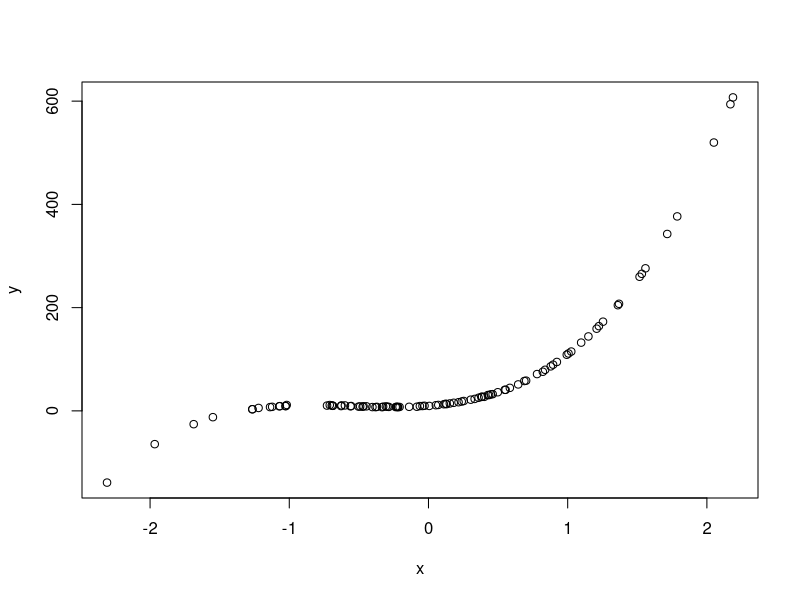
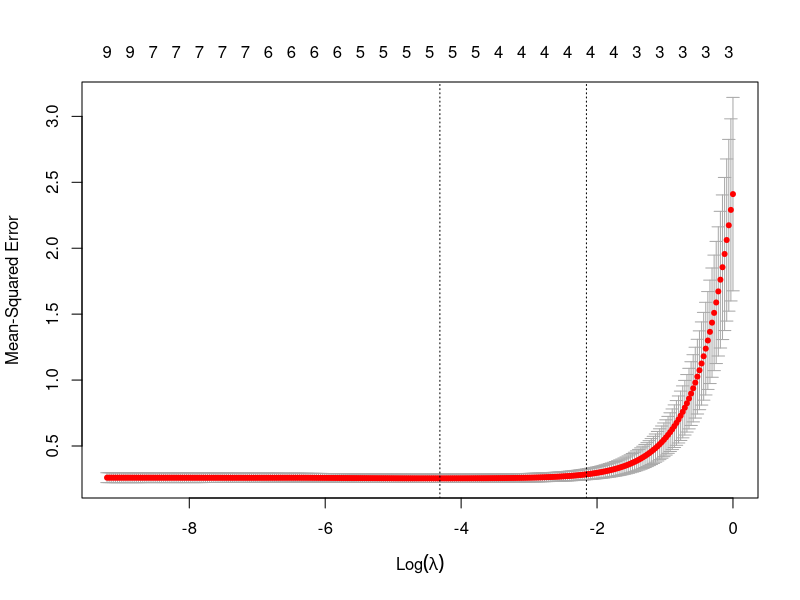
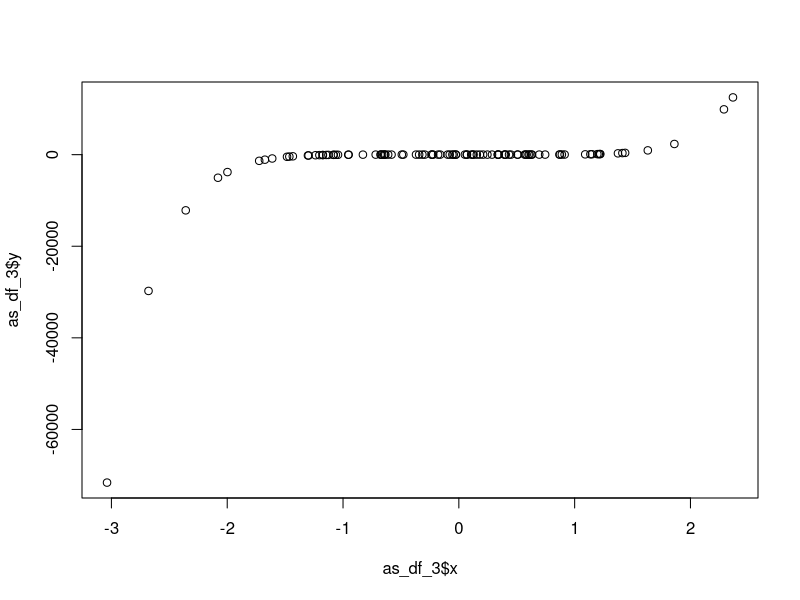
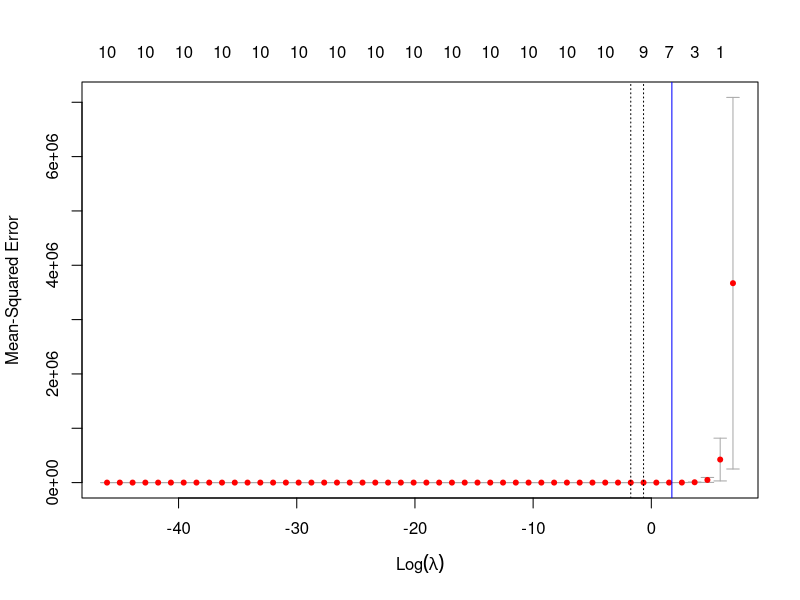
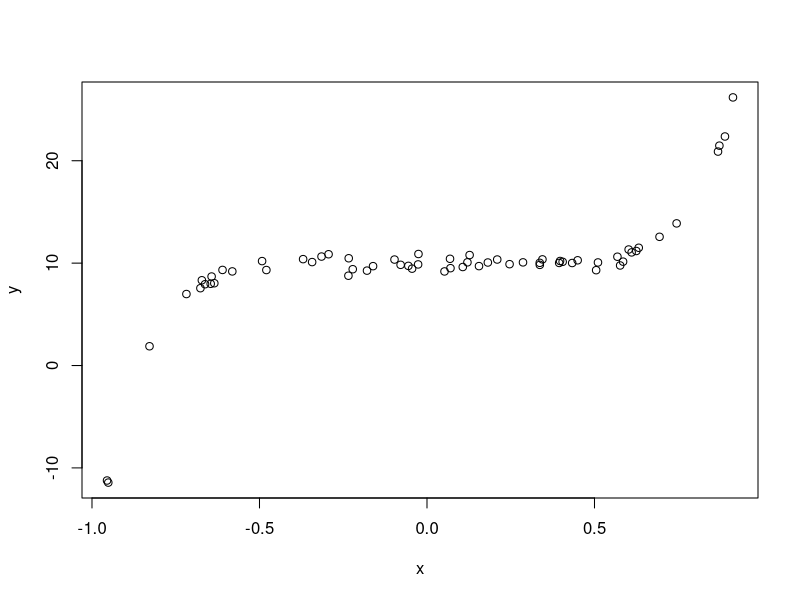
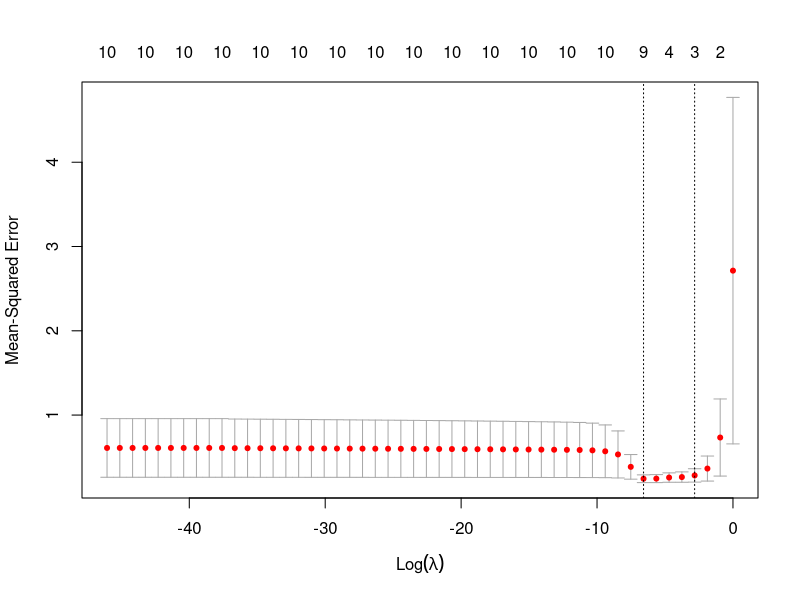

The R source for these figures, in order:
## ---- chunk 1
set.seed(123)
## ---- chunk 2
library(gridExtra)
library(leaps)
library(tidyverse)
## ---- chunk 3
n <- 100
predictores <- rnorm(n)
b_0 <- 10
b_1 <- 20
b_2 <- 50
b_3 <- 30
epsilons <- rnorm(n, mean = 0, sd = 0.5)
mus <- b_0 + b_1 * predictores + b_2 * (predictores **2) + b_3 * (predictores **3) 
ys <- mus + epsilons

as_df <- data.frame(x=predictores,
                    y=ys)
## ---- chunk 4
plot(as_df)
## ---- chunk 5
analisis_completo <- function(as_df, lambda_grid, usar_poly=FALSE) {
  for (exponent in 2:10) {
  as_df[paste("x", exponent, sep="_")] <- (as_df$x)**exponent
  }
  if (usar_poly) {
    design_matrix <- poly(as_df$x, 10)  
  } else{
    design_matrix <- as.matrix(as_df %>% select(!y))  
  }
  
  
  
  # busqueda exhaustiva
  result_exhaustive <- leaps:::regsubsets(x=design_matrix, 
                                          y=as_df$y,
                                          intercept = TRUE,
                                          method = "exhaustive",
                                          nvmax = 10,
                                          all.best=TRUE)

  result_exhaustive_summary <- summary(result_exhaustive)

  df_exhaustivo <- data.frame(bic=result_exhaustive_summary$bic,
                              vars=1:length(result_exhaustive_summary$bic))
  
  result_forward <- leaps:::regsubsets(x=design_matrix,
                                       y=as_df$y,
                                       intercept = TRUE,
                                       nvmax = 10,
                                       method="forward")
  
  result_forward_summary <- summary(result_forward)

  result_backward <- leaps:::regsubsets(x=design_matrix,
                                        y=as_df$y,
                                        intercept = TRUE, 
                                        nvmax = 10,
                                        method="backward")
  
  result_backward_summary <- summary(result_backward)

  df_forward_backward <- data.frame(bic_forward=result_forward_summary$bic,
                                    bic_backward=result_backward_summary$bic,
                                    vars=1:length(result_forward_summary$bic))
  
             
  # 
  resultado_lasso_cv <- glmnet::cv.glmnet(design_matrix,
                                          y=as_df$y,
                                          alpha = 1)

  resultado_lasso_cv_2 <- glmnet::cv.glmnet(design_matrix, 
                                            y=as_df$y,
                                            alpha = 1,
                                             lambda = lambda_grid)


  list(result_exhaustive_summary = result_exhaustive_summary,
       df_exhaustivo = df_exhaustivo,
       result_forward_summary=result_forward_summary,
       result_backward_summary=result_backward_summary,
       df_forward_backward = df_forward_backward,
       result_backward=result_backward,
       result_forward = result_forward,
       result_exhaustive=result_exhaustive,
       resultado_lasso_cv=resultado_lasso_cv,
       resultado_lasso_cv_2=resultado_lasso_cv_2,
       design_matrix = design_matrix
       )  
}

## ---- chunk 6
resultados <- analisis_completo(as_df, exp(seq(log(1), log(1e-4), length = 300)))
## ---- chunk 7
resultados$df_exhaustivo
## ---- chunk 8
resultados$result_exhaustive_summary$bic
## ---- chunk 9
coef(resultados$result_exhaustive, 3)
## ---- chunk 10
resultados$result_forward_summary$bic
## ---- chunk 11
resultados$result_backward_summary$bic

## ---- chunk 12
coef(resultados$result_exhaustive, 3)

## ---- chunk 13
coef(resultados$result_backward, 3)
## ---- chunk 14
coef(resultados$result_forward, 3)
## ---- chunk 15
plot(resultados$resultado_lasso_cv_2); abline(v = -log(resultados$resultado_lasso_cv_2$lambda.min), col = "blue")
## ---- chunk 16
coef(resultados$resultado_lasso_cv_2)
## ---- chunk 17
n <- 100
predictores <- rnorm(n)
b_0 <- 10
b_7 <- 30
epsilons2 <- rnorm(n, mean = 0, sd = 0.5)
mus2 <- b_0 + b_7 * (predictores **7) 
ys2 <- mus2 + epsilons2

as_df_3 <- data.frame(x=predictores,
                    y=ys2)
## ---- chunk 18
plot(as_df_3$x, as_df_3$y)
## ---- chunk 19
resultados3 <- analisis_completo(as_df_3, exp(seq(log(1e-20), log(1e3), length = 50)))
## ---- chunk 20
resultados3$df_exhaustivo
## ---- chunk 21
resultados3$result_exhaustive_summary$bic
## ---- chunk 22
coef(resultados3$result_exhaustive, 1)
## ---- chunk 23
resultados3$result_forward_summary$bic
## ---- chunk 24
resultados3$result_backward_summary$bic

## ---- chunk 25
coef(resultados3$result_exhaustive,  which.min(resultados3$result_exhaustive_summary$bic))

## ---- chunk 26
coef(resultados3$result_backward, which.min(resultados3$result_backward_summary$bic))
## ---- chunk 27
coef(resultados3$result_forward, which.min(resultados3$result_forward_summary$bic))
## ---- chunk 28
plot(resultados3$resultado_lasso_cv_2); abline(v = -log(resultados3$resultado_lasso_cv_2$lambda.min), col = "blue")
## ---- chunk 29
coef(resultados3$resultado_lasso_cv_2)
## ---- chunk 30
as_df_3_filtered <- as_df_3 %>%
  mutate(
    Q1  = quantile(y, 0.25, na.rm = TRUE),
    Q3  = quantile(y, 0.75, na.rm = TRUE),
    IQR = IQR(y, na.rm = TRUE),
    lower = Q1 - 1.5 * IQR,
    upper = Q3 + 1.5 * IQR
  ) %>%
  filter(y >= lower, y <= upper) %>% 
  select(x,y) 
as_df_3_filtered %>% plot()
## ---- chunk 31
resultado4 <- analisis_completo(as_df_3_filtered, exp(seq(log(1e-20), log(1), length = 50)))
plot(resultado4$resultado_lasso_cv_2); abline(v = -log(resultado4$resultado_lasso_cv_2$lambda.min), col = "blue")
## ---- chunk 32
coef(resultado4$resultado_lasso_cv_2)
